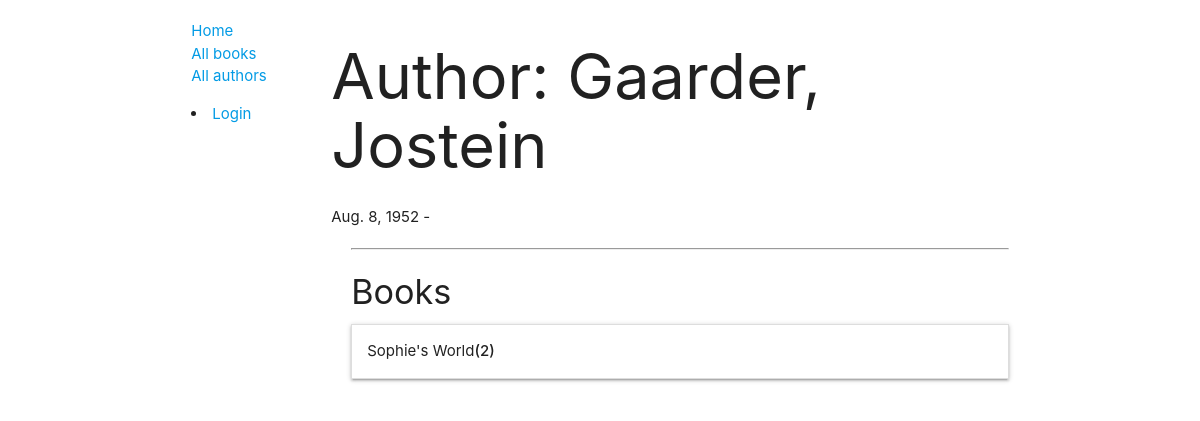
/catalog/author/2, run on the app's committed database.
### catalog/models.py (models this page shows, shortened)
class Author(models.Model):
    first_name = models.CharField(max_length=100)
    last_name = models.CharField(max_length=100)
    date_of_birth = models.DateField('birth', null=True, blank=True)
    date_of_death = models.DateField('died', null=True, blank=True)
    class Meta:
        ordering = ['last_name', 'first_name']
        permissions = (('can_alter_author', 'Change author properties'),)

class Book(models.Model):
    title = models.CharField(max_length=200)
    author = models.ForeignKey('Author', on_delete=models.SET_NULL, null=True)
    summary = models.TextField(max_length=1000, help_text='Digite uma breve descricao do livro')
    isbn = models.CharField('ISBN', max_length=13, help_text='<a href="https://www.isbn-international.org/content/what-isbn">Numero ISBN</a> de 13 caracteres.')
    genre = models.ManyToManyField(Genre, help_text='Selecione um genero para este livro.')
    class Meta:
        permissions = (("can_alter_books", "Change book properties"),)
    def get_absolute_url(self):
        return reverse('book-detail', args=[str(self.id)])
    def display_genre(self):
        return ", ".join((genre.name for genre in self.genre.all()[:3]))
    display_genre.short_description = 'Genre'

### catalog/views.py (the view)
# urls.py: path('author/<int:pk>', views.AuthorDetailView.as_view(), name='author-detail'),
class AuthorDetailView(generic.DetailView):
    model = Author

### catalog/templates/catalog/author_detail.html (shortened to what this page needs)
{% extends "base_generic.html" %}
{% block content %}
    <h1>Author: {{ author.last_name }}, {{ author.first_name }}</h1>
    <p>{{ author.date_of_birth }} - {% if author.date_of_death %} {{ author.date_of_death }} {% endif %}</p>
    <div style="margin-left:20px;margin-top:20px">
        <hr>
        <h4>Books</h4>
        <ul class="collapsible">
        {% for book in author.book_set.all %}
            <li>
                <div class="collapsible-header">{{ book.title }} <strong> ({{ book.bookinstance_set.count }})</strong></div>
            </li>
        {% endfor %}
        {% load static %}
    </div>
{% endblock %}

### data on the page
Author: last_name "Gaarder", first_name "Jostein", date_of_birth "Aug. 8, 1952"
Book: title "Sophie's World", bookinstance_set.count "2"
